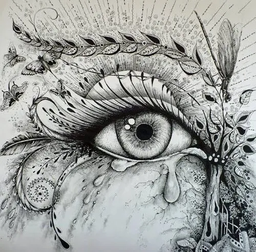
#> input picture img.png, 256 x 252 px, shrunk from 500 x 492 before the run
$ python main.py
#> lines starting #> are read from the running program, lines starting #| are printed output that depends on the picture; long printed decimals are rounded
from __future__ import annotations

import argparse
from pathlib import Path

import numpy as np
from PIL import Image


class DrawChaoticRNG:
    """
    Image-seeded deterministic RNG using multi-state integer bit-mixing.

    The design aims for stronger diffusion than the earlier float-chaos version,
    but it is still a custom generator and should not be treated as a proven
    cryptographically secure RNG for real keys or production secrets.
    """

    _MASK64 = (1 << 64) - 1
    _INIT_STATE = (
        0x243F6A8885A308D3,
        0x13198A2E03707344,
        0xA4093822299F31D0,
        0x082EFA98EC4E6C89,
    )
    _MIX_CONSTS = (
        0x9E3779B97F4A7C15,
        0xD1B54A32D192ED03,
        0x94D049BB133111EB,
        0xBF58476D1CE4E5B9,
        0xDB4F0B9175AE2165,
        0xA24BAED4963EE407,
    )
    _WEYL = 0x61C8864680B583EB

    def __init__(self, image_path: str | Path, warmup_rounds: int = 256) -> None:
        self.image_path = Path(image_path)
        if not self.image_path.is_file():
            raise FileNotFoundError(f"Image not found: {self.image_path}")
        if warmup_rounds < 0:
            raise ValueError("warmup_rounds must be non-negative")

        img = Image.open(self.image_path).convert("L")
        self.img = np.array(img, dtype=np.uint8)
        self.entropy = self._compute_entropy(self.img)
        self.feature_names, self.feature_streams = self._extract_feature_streams(self.img)
        self.feature_word_count = sum(len(stream) for stream in self.feature_streams)
        self.state = self._initialize_state(self.feature_streams, self.entropy)
        self.weyl = self._mix64(self.feature_word_count + int(round(self.entropy * 1_000_000)))
        self.counter = 0

        for _ in range(warmup_rounds):
            self._step()

    @staticmethod
    def _compute_entropy(img: np.ndarray) -> float:
        hist = np.bincount(img.ravel(), minlength=256).astype(np.float64)
        probs = hist / hist.sum()
        probs = probs[probs > 0]
        return float(-np.sum(probs * np.log2(probs)))

    @classmethod
    def _rotl64(cls, value: int, shift: int) -> int:
        shift &= 63
        value &= cls._MASK64
        return ((value << shift) | (value >> (64 - shift))) & cls._MASK64

    @classmethod
    def _mix64(cls, value: int) -> int:
        value &= cls._MASK64
        value ^= value >> 30
        value = (value * 0xBF58476D1CE4E5B9) & cls._MASK64
        value ^= value >> 27
        value = (value * 0x94D049BB133111EB) & cls._MASK64
        value ^= value >> 31
        return value & cls._MASK64

    @classmethod
    def _bytes_to_words(cls, payload: bytes, domain: int) -> tuple[int, ...]:
        framed = bytearray()
        framed.extend((domain & cls._MASK64).to_bytes(8, "big"))
        framed.extend(len(payload).to_bytes(8, "big"))
        framed.extend(payload)

        pad = cls._mix64(domain ^ len(payload) ^ cls._WEYL)
        while len(framed) % 8 != 0:
            pad = cls._mix64(pad + cls._MIX_CONSTS[len(framed) % len(cls._MIX_CONSTS)])
            framed.append(pad & 0xFF)

        return tuple(
            int.from_bytes(framed[index : index + 8], "big") & cls._MASK64
            for index in range(0, len(framed), 8)
        )

    @classmethod
    def _extract_feature_streams(
        cls, img: np.ndarray
    ) -> tuple[tuple[str, ...], tuple[tuple[int, ...], ...]]:
        flat = img.reshape(-1).astype(np.uint8)
        if flat.size == 0:
            flat = np.array([0], dtype=np.uint8)

        flat16 = flat.astype(np.uint16)
        flat32 = flat.astype(np.int32)

        next_flat = np.roll(flat32, -1)
        next_flat[-1] = flat32[0]
        flat_diff = ((next_flat - flat32) & 0xFF).astype(np.uint8)

        next2_flat = np.roll(flat32, -2)
        next2_flat[-2:] = flat32[:2]
        second_diff = ((next2_flat - flat32) & 0xFF).astype(np.uint8)

        paired = flat
        if paired.size % 2 == 1:
            paired = np.concatenate((paired, paired[:1]))
        lhs = paired[0::2].astype(np.uint16)
        rhs = paired[1::2].astype(np.uint16)
        pair_sum = ((lhs + rhs) & 0xFF).astype(np.uint8)
        pair_xor = (lhs ^ rhs).astype(np.uint8)
        pair_mix = ((3 * lhs + 5 * rhs + (lhs ^ rhs)) & 0xFF).astype(np.uint8)

        hdiff = ((np.diff(img.astype(np.int16), axis=1) + 256) & 0xFF).astype(np.uint8)
        vdiff = ((np.diff(img.astype(np.int16), axis=0) + 256) & 0xFF).astype(np.uint8)
        spatial = np.concatenate((hdiff.ravel(), vdiff.ravel()))
        if spatial.size == 0:
            spatial = flat.copy()

        histogram = np.bincount(flat, minlength=256).astype(np.uint32)
        weighted = ((flat16 * np.arange(1, flat.size + 1, dtype=np.uint16)) & 0xFF).astype(np.uint8)

        named_payloads = (
            ("flat_pixels", flat.tobytes()),
            ("adjacent_diff", flat_diff.tobytes()),
            ("second_diff", second_diff.tobytes()),
            ("pair_sum", pair_sum.tobytes()),
            ("pair_xor", pair_xor.tobytes()),
            ("pair_mix", pair_mix.tobytes()),
            ("spatial_diff", spatial.tobytes()),
            ("histogram", histogram.tobytes()),
            ("position_weighted", weighted.tobytes()),
        )

        feature_names = tuple(name for name, _ in named_payloads)
        feature_streams = tuple(
            cls._bytes_to_words(payload, domain=0xA5A5A5A500000000 | index)
            for index, (_, payload) in enumerate(named_payloads, start=1)
        )
        return feature_names, feature_streams

    @classmethod
    def _scramble_state(cls, state: list[int], injection: int, rounds: int = 2) -> None:
        for round_index in range(rounds):
            a, b, c, d = state
            round_key = cls._mix64(
                injection + cls._MIX_CONSTS[round_index % len(cls._MIX_CONSTS)] + round_index
            )
            a = cls._mix64((a + cls._rotl64(b, 7) + round_key) & cls._MASK64)
            b = cls._mix64((b ^ cls._rotl64(c + round_key, 19) ^ a) & cls._MASK64)
            c = cls._mix64((c + cls._rotl64(d, 31) + (a ^ round_key)) & cls._MASK64)
            d = cls._mix64((d ^ cls._rotl64(a + b + round_key, 43) ^ c) & cls._MASK64)
            state[:] = [a, b, c, d]
            injection = (round_key + cls._rotl64(d, 11) + round_index) & cls._MASK64

    @classmethod
    def _initialize_state(
        cls, feature_streams: tuple[tuple[int, ...], ...], entropy: float
    ) -> list[int]:
        state = list(cls._INIT_STATE)
        entropy_word = cls._mix64(int(round(entropy * 1_000_000)))

        for stream_index, stream in enumerate(feature_streams):
            stream_acc = cls._mix64(
                entropy_word ^ cls._MIX_CONSTS[stream_index % len(cls._MIX_CONSTS)] ^ len(stream)
            )
            for word_index, word in enumerate(stream):
                lane = (stream_index + word_index) & 3
                injection = cls._mix64(
                    (
                        word
                        + cls._rotl64(stream_acc, (word_index * 7 + stream_index * 13) & 63)
                        + ((word_index + 1) * cls._MIX_CONSTS[(stream_index + 1) % len(cls._MIX_CONSTS)])
                    )
                    & cls._MASK64
                )
                state[lane] = (
                    state[lane]
                    + injection
                    + cls._rotl64(state[(lane - 1) & 3], 21)
                    + cls._MIX_CONSTS[lane]
                ) & cls._MASK64
                state[(lane + 1) & 3] ^= cls._rotl64(injection + state[lane], 17)
                state[(lane + 2) & 3] = (
                    state[(lane + 2) & 3]
                    + (injection ^ cls._rotl64(state[(lane + 1) & 3], 9))
                ) & cls._MASK64
                state[(lane + 3) & 3] = cls._mix64(
                    state[(lane + 3) & 3] ^ injection ^ word_index ^ (stream_index << 32)
                )
                stream_acc = cls._mix64(stream_acc ^ injection ^ word)

            cls._scramble_state(state, stream_acc ^ stream_index, rounds=3)

        return [
            lane if lane != 0 else cls._MIX_CONSTS[index]
            for index, lane in enumerate(state)
        ]

    def _step(self) -> None:
        inject = (self.weyl + self.counter * self._MIX_CONSTS[0]) & self._MASK64

        for stream_index, stream in enumerate(self.feature_streams):
            lane = stream_index & 3
            shift = (stream_index * 11 + 5) & 63
            idx = (
                self.counter
                + self._rotl64(self.state[lane], shift)
                + self._rotl64(self.state[(lane + 1) & 3], shift + 9)
                + self._MIX_CONSTS[stream_index % len(self._MIX_CONSTS)]
            ) % len(stream)
            word = stream[idx]
            inject = self._mix64(
                (
                    inject
                    + (word * self._MIX_CONSTS[(stream_index + 2) % len(self._MIX_CONSTS)])
                    + self._rotl64(self.state[(lane + 2) & 3] ^ word, shift + 17)
                )
                & self._MASK64
            )

        a, b, c, d = self.state
        t0 = (a + self._rotl64(b, 7) + inject + self._MIX_CONSTS[1]) & self._MASK64
        t1 = (b ^ self._rotl64(c + inject, 17) ^ self._MIX_CONSTS[2]) & self._MASK64
        t2 = (
            c
            + self._rotl64(d, 29)
            + ((inject * self._MIX_CONSTS[3]) & self._MASK64)
            + self._MIX_CONSTS[4]
        ) & self._MASK64
        t3 = (
            d
            ^ self._rotl64(a + inject, 41)
            ^ self._MIX_CONSTS[5]
            ^ self.counter
        ) & self._MASK64

        self.state[0] = self._mix64(t0 ^ ((t2 * self._MIX_CONSTS[0]) & self._MASK64))
        self.state[1] = self._mix64((t1 + self._rotl64(t3, 11) + inject) & self._MASK64)
        self.state[2] = self._mix64(
            (t2 ^ self._rotl64(self.state[0], 23) ^ ((t0 * self._MIX_CONSTS[2]) & self._MASK64))
            & self._MASK64
        )
        self.state[3] = self._mix64(
            (t3 + self._rotl64(self.state[1], 37) + (self.state[0] ^ self.state[2]) + self.weyl)
            & self._MASK64
        )

        self.weyl = (self.weyl + self._WEYL) & self._MASK64
        self.counter += 1

    def _next_word(self) -> int:
        self._step()
        a, b, c, d = self.state
        folded = (
            a
            + self._rotl64(b, 9)
            + self._rotl64(c, 21)
            + self._rotl64(d, 33)
            + self.weyl
            + self.counter * self._MIX_CONSTS[1]
        ) & self._MASK64
        return self._mix64(
            folded ^ ((b * self._MIX_CONSTS[3]) & self._MASK64) ^ self._rotl64(c + d, 27)
        )

    def random_bytes(self, n: int) -> bytes:
        if n < 0:
            raise ValueError("n must be non-negative")

        output = bytearray()
        while len(output) < n:
            output.extend(self._next_word().to_bytes(8, "big"))
        return bytes(output[:n])

    def random_uint32(self) -> int:
        return int.from_bytes(self.random_bytes(4), "big")

    def random(self) -> float:
        return self.random_uint32() / (1 << 32)

    def randbelow(self, upper: int) -> int:
        if upper <= 0:
            raise ValueError("upper must be positive")

        limit = (1 << 32) - ((1 << 32) % upper)
        while True:
            value = self.random_uint32()
            if value < limit:
                return value % upper

    def randint(self, a: int, b: int) -> int:
        if a > b:
            raise ValueError("a must be <= b")
        return a + self.randbelow(b - a + 1)


def build_parser() -> argparse.ArgumentParser:
    parser = argparse.ArgumentParser(description="Generate bytes from an image-seeded RNG.")
    parser.add_argument("image", nargs="?", default="img.png", help="Path to the source image")
    parser.add_argument(
        "-n",
        "--num-bytes",
        type=int,
        default=64,
        help="Number of random bytes to generate",
    )
    parser.add_argument(
        "--warmup",
        type=int,
        default=256,
        help="Number of warmup iterations before output generation",
    )
    return parser


def main() -> None:
    args = build_parser().parse_args()
    rng = DrawChaoticRNG(args.image, warmup_rounds=args.warmup)
#> in _compute_entropy, `hist = np.bincount(img.ravel(), minlength=256).astype(np.float64)`: hist = 256 values, max 1141 at index 201, min 0 at index 252, mean 252
#> in _compute_entropy, `probs = hist / hist.sum()`: probs = 256 values, max 0.0177 at index 201, min 0 at index 252, mean 0.00391
#> in _compute_entropy, `probs = probs[probs > 0]`: probs = 255 values, max 0.0177 at index 201, min 1.55e-05 at index 251, mean 0.00392
#> in __init__, `self.entropy = self._compute_entropy(self.img)`: self.entropy = 7.5
#> in _extract_feature_streams, `hdiff = ((np.diff(img.astype(np.int16), axis=1) + 256) & 0xFF).astype(..`:
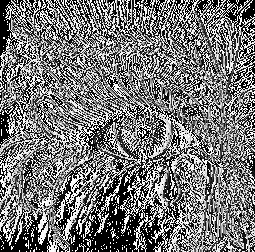
#> hdiff: shape (252, 255); min 0, max 255, mean 118.5
#> in _extract_feature_streams, `vdiff = ((np.diff(img.astype(np.int16), axis=0) + 256) & 0xFF).astype(..`:
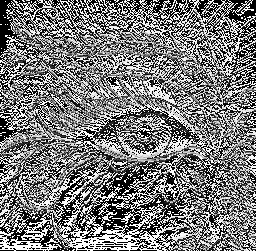
#> vdiff: shape (251, 256); min 0, max 255, mean 122.3
#> in _extract_feature_streams, `histogram = np.bincount(flat, minlength=256).astype(np.uint32)`: histogram has the same summary as hist in _compute_entropy
#> in _extract_feature_streams, `feature_names = tuple(name for name, _ in named_payloads)`: feature_names = ('flat_pixels', 'adjacent_diff', 'second_diff', 'pair_sum', 'pair_xor', 'pair_mix', 'spatial_diff', 'histogram', 'position_weighted')
#> in _extract_feature_streams, `feature_streams = tuple( cls._bytes_to_words(payload, domain=0xA5A5A5A..`: feature_streams = 9 items
#> in __init__, `self.feature_names, self.feature_streams = self._extract_feature_strea..`: self.feature_names has the same summary as feature_names in _extract_feature_streams
#> in __init__, `self.feature_word_count = sum(len(stream) for stream in self.feature_s..`: self.feature_word_count = 60563
#> in _initialize_state, `entropy_word = cls._mix64(int(round(entropy * 1_000_000)))`: entropy_word = 14364897465178051030
#> the loop in _initialize_state, `for stream_index, stream in enumerate(feature_streams):` made 9 passes

    print(f"image = {Path(args.image).resolve()}")
    print(f"entropy = {rng.entropy:.6f}")
#| entropy = 7.495
    print(f"feature_streams = {len(rng.feature_streams)}")
#| feature_streams = 9
    print(f"feature_words = {rng.feature_word_count}")
#| feature_words = 60563
    print(f"{args.num_bytes} random bytes = {rng.random_bytes(args.num_bytes).hex()}")
    print(f"sample randint(1, 10) = {rng.randint(1, 10)}")
    print(f"sample random() = {rng.random():.12f}")


if __name__ == "__main__":
    main()
